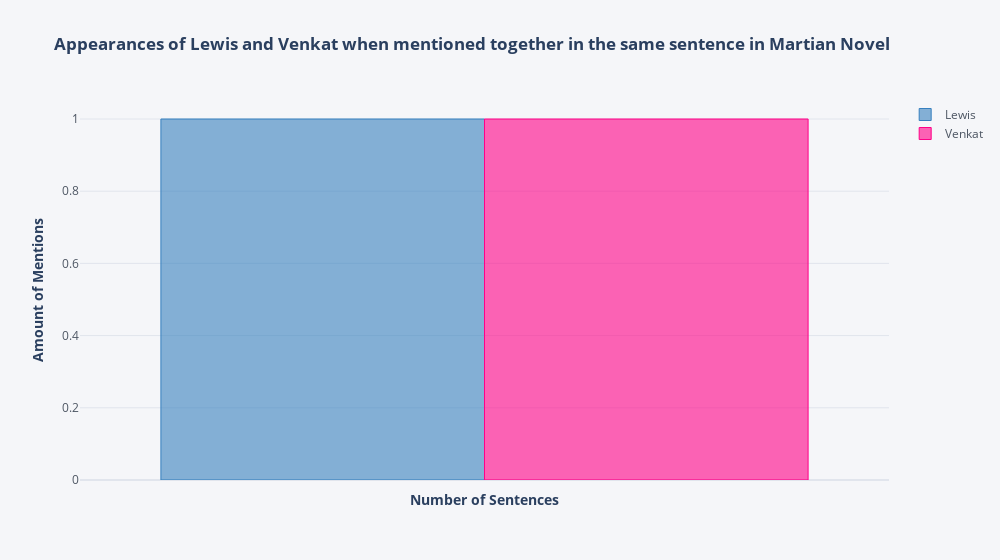

This figure's notebook cell:
### Code cell
#Lets if the TOP 3 Characters interact within the Novel based on their appearance in the same sentence
#Also extract the sentence in which they occur in

top1_2_sent = plt.extract_sentences_plot(df_sentences, top1_2, ['blue', 'pink'])

### Figure 1 — Plotly figure (JSON) as saved in the notebook; plotly's stock layout.template omitted (floating-point values rounded to 4 significant figures)
{"data": [{"marker": {"color": "rgba(55, 128, 191, 0.6)", "line": {"color": "rgba(55, 128, 191, 1.0)", "width": 1}}, "name": "Lewis", "orientation": "v", "text": "", "type": "bar", "x": [2170], "y": [1]}, {"marker": {"color": "rgba(255, 0, 136, 0.6)", "line": {"color": "rgba(255, 0, 136, 1.0)", "width": 1}}, "name": "Venkat", "orientation": "v", "text": "", "type": "bar", "x": [2170], "y": [1]}], "layout": {"legend": {"bgcolor": "#F5F6F9", "font": {"color": "#4D5663"}}, "paper_bgcolor": "#F5F6F9", "plot_bgcolor": "#F5F6F9", "title": {"text": "<b> Appearances of Lewis and Venkat when mentioned together in the same sentence in Martian Novel <b>"}, "width": 1000, "xaxis": {"dtick": 200, "gridcolor": "#E1E5ED", "showgrid": true, "tickfont": {"color": "#4D5663"}, "title": {"text": "<b> Number of Sentences <b>"}, "zerolinecolor": "#E1E5ED"}, "yaxis": {"gridcolor": "#E1E5ED", "showgrid": true, "tickfont": {"color": "#4D5663"}, "title": {"text": "<b> Amount of Mentions <b>"}, "zerolinecolor": "#E1E5ED"}}}
